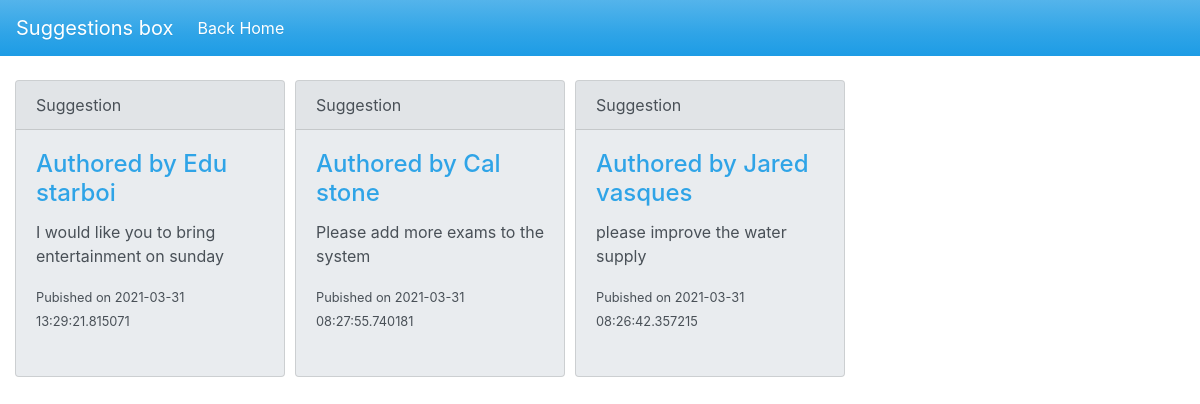
/admin/pages/suggestions/index.php, run on an earlier commit of the app's database.
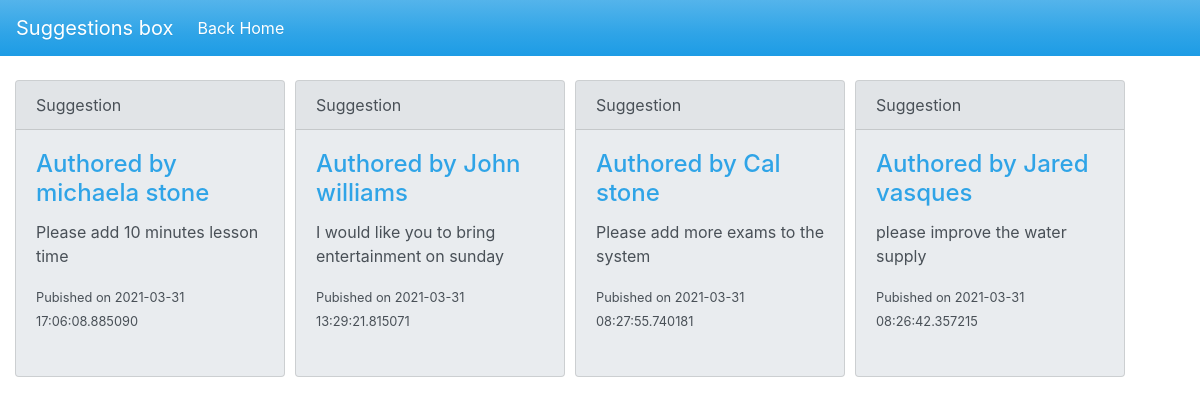
And on a later commit of the database.
### tables this page shows
CREATE TABLE `suggestions` (
  `id` int(255) NOT NULL,
  `publisher` varchar(255) NOT NULL,
  `content` varchar(255) NOT NULL,
  `time` timestamp(6) NOT NULL DEFAULT current_timestamp(6)
);

### admin/pages/suggestions/index.php (the view, shortened to what this page needs)
<?php
    require '../config.php';
    $query = "SELECT * FROM suggestions ORDER BY id desc";
    $result = mysqli_query($conn,$query);
    $suggestions = mysqli_fetch_all($result,MYSQLI_ASSOC);
?>
<!DOCTYPE html>
<html lang="en">
<head>
    <link rel="stylesheet" href="../../../css/bootstrap.min.css">
</head>
<body>
<nav class="navbar navbar-expand-lg navbar-dark bg-primary">
  <a class="navbar-brand" href="#">Suggestions box</a>
  <div class="collapse navbar-collapse" id="navbarColor01">
    <ul class="navbar-nav mr-auto">
      <li class="nav-item active">
        <a class="nav-link" href="../../">Back Home
        </a>
      </li>
    </ul>
  </div>
</nav>
<br>
<div class="grid container">
<?php foreach($suggestions as $suggestion):?>
    <div class="card bg-secondary mb-3" style="max-width: 20rem;">
        <div class="card-header">Suggestion</div>
        <div class="card-body">
        <h4 class="card-title">Authored by <?php echo $suggestion['publisher']; ?></h4>
        <p class="card-text"><?php echo $suggestion['content'];?></p>
        <small>Pubished on <?php echo $suggestion['time']; ?></small>
  </div> <br>
</div>
<?php endforeach;?>
</div>
</body>
</html>

What changed in the data, as far as the page shows it:
added suggestions: publisher "michaela stone", content "Please add 10 minutes lesson time", time "2021-03-31 17:06:08.885090"
changed suggestions "I would like you to bring entertainment on sunday": publisher "Edu starboi" → "John williams"
